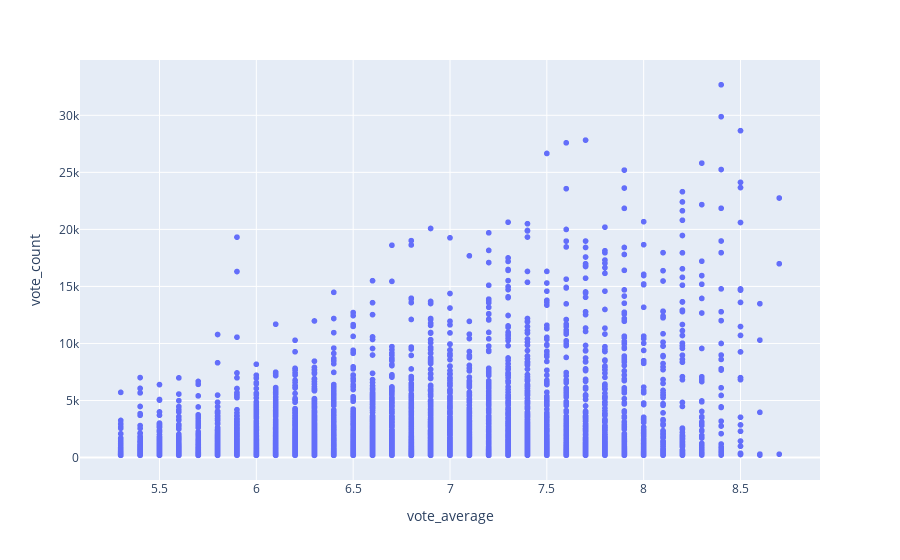

The notebook cell this image was saved under:
### Code cell
px.scatter(df, 'vote_average','vote_count')

### Figure 1 — Plotly figure (JSON) as saved in the notebook; plotly's stock layout.template omitted (floating-point values rounded to 4 significant figures; data arrays with more than 128 entries replaced by an {"elided": "..."} marker saying what was removed)
{"data": [{"hovertemplate": "vote_average=%{x}<br>vote_count=%{y}<extra></extra>", "legendgroup": "", "marker": {"color": "#636efa", "symbol": "circle"}, "mode": "markers", "name": "", "showlegend": false, "type": "scattergl", "x": {"elided": "10000 float values"}, "xaxis": "x", "y": {"elided": "10000 int values"}, "yaxis": "y"}], "layout": {"legend": {"tracegroupgap": 0}, "margin": {"t": 60}, "xaxis": {"anchor": "y", "domain": [0, 1], "title": {"text": "vote_average"}}, "yaxis": {"anchor": "x", "domain": [0, 1], "title": {"text": "vote_count"}}}}
